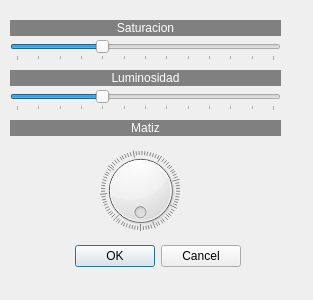
<?xml version="1.0" encoding="UTF-8"?>
<ui version="4.0">
 <class>MatSatLum</class>
 <widget class="QDialog" name="MatSatLum">
  <property name="windowModality">
   <enum>Qt::WindowModality::WindowModal</enum>
  </property>
  <property name="geometry">
   <rect>
    <x>0</x>
    <y>0</y>
    <width>313</width>
    <height>300</height>
   </rect>
  </property>
  <property name="windowTitle">
   <string>MatSatLum</string>
  </property>
  <widget class="QDialogButtonBox" name="buttonBox">
   <property name="geometry">
    <rect>
     <x>40</x>
     <y>240</y>
     <width>201</width>
     <height>32</height>
    </rect>
   </property>
   <property name="orientation">
    <enum>Qt::Orientation::Horizontal</enum>
   </property>
   <property name="standardButtons">
    <set>QDialogButtonBox::StandardButton::Cancel|QDialogButtonBox::StandardButton::Ok</set>
   </property>
  </widget>
  <widget class="QLabel" name="label">
   <property name="geometry">
    <rect>
     <x>10</x>
     <y>20</y>
     <width>271</width>
     <height>16</height>
    </rect>
   </property>
   <property name="styleSheet">
    <string notr="true">background-color: rgb(128, 128, 128);
color: rgb(255, 255, 255);</string>
   </property>
   <property name="text">
    <string>Saturacion</string>
   </property>
   <property name="alignment">
    <set>Qt::AlignmentFlag::AlignCenter</set>
   </property>
  </widget>
  <widget class="QSlider" name="horizontalSlider_2">
   <property name="geometry">
    <rect>
     <x>10</x>
     <y>90</y>
     <width>271</width>
     <height>21</height>
    </rect>
   </property>
   <property name="minimum">
    <number>0</number>
   </property>
   <property name="maximum">
    <number>300</number>
   </property>
   <property name="value">
    <number>100</number>
   </property>
   <property name="orientation">
    <enum>Qt::Orientation::Horizontal</enum>
   </property>
   <property name="tickPosition">
    <enum>QSlider::TickPosition::TicksBelow</enum>
   </property>
   <property name="tickInterval">
    <number>25</number>
   </property>
  </widget>
  <widget class="QSlider" name="horizontalSlider">
   <property name="geometry">
    <rect>
     <x>10</x>
     <y>40</y>
     <width>271</width>
     <height>21</height>
    </rect>
   </property>
   <property name="minimum">
    <number>0</number>
   </property>
   <property name="maximum">
    <number>300</number>
   </property>
   <property name="pageStep">
    <number>16</number>
   </property>
   <property name="value">
    <number>100</number>
   </property>
   <property name="orientation">
    <enum>Qt::Orientation::Horizontal</enum>
   </property>
   <property name="tickPosition">
    <enum>QSlider::TickPosition::TicksBelow</enum>
   </property>
   <property name="tickInterval">
    <number>25</number>
   </property>
  </widget>
  <widget class="QLabel" name="label_2">
   <property name="geometry">
    <rect>
     <x>10</x>
     <y>70</y>
     <width>271</width>
     <height>16</height>
    </rect>
   </property>
   <property name="styleSheet">
    <string notr="true">background-color: rgb(128, 128, 128);
color: rgb(255, 255, 255);</string>
   </property>
   <property name="text">
    <string>Luminosidad</string>
   </property>
   <property name="alignment">
    <set>Qt::AlignmentFlag::AlignCenter</set>
   </property>
  </widget>
  <widget class="QLabel" name="label_3">
   <property name="geometry">
    <rect>
     <x>10</x>
     <y>120</y>
     <width>271</width>
     <height>16</height>
    </rect>
   </property>
   <property name="styleSheet">
    <string notr="true">background-color: rgb(128, 128, 128);
color: rgb(255, 255, 255);</string>
   </property>
   <property name="text">
    <string>Matiz</string>
   </property>
   <property name="alignment">
    <set>Qt::AlignmentFlag::AlignCenter</set>
   </property>
  </widget>
  <widget class="QDial" name="dial">
   <property name="geometry">
    <rect>
     <x>100</x>
     <y>150</y>
     <width>81</width>
     <height>81</height>
    </rect>
   </property>
   <property name="maximum">
    <number>255</number>
   </property>
   <property name="wrapping">
    <bool>true</bool>
   </property>
   <property name="notchTarget">
    <double>3.000000000000000</double>
   </property>
   <property name="notchesVisible">
    <bool>true</bool>
   </property>
  </widget>
 </widget>
 <resources/>
 <connections>
  <connection>
   <sender>buttonBox</sender>
   <signal>accepted()</signal>
   <receiver>MatSatLum</receiver>
   <slot>accept()</slot>
   <hints>
    <hint type="sourcelabel">
     <x>248</x>
     <y>254</y>
    </hint>
    <hint type="destinationlabel">
     <x>157</x>
     <y>274</y>
    </hint>
   </hints>
  </connection>
  <connection>
   <sender>buttonBox</sender>
   <signal>rejected()</signal>
   <receiver>MatSatLum</receiver>
   <slot>reject()</slot>
   <hints>
    <hint type="sourcelabel">
     <x>316</x>
     <y>260</y>
    </hint>
    <hint type="destinationlabel">
     <x>286</x>
     <y>274</y>
    </hint>
   </hints>
  </connection>
 </connections>
</ui>
